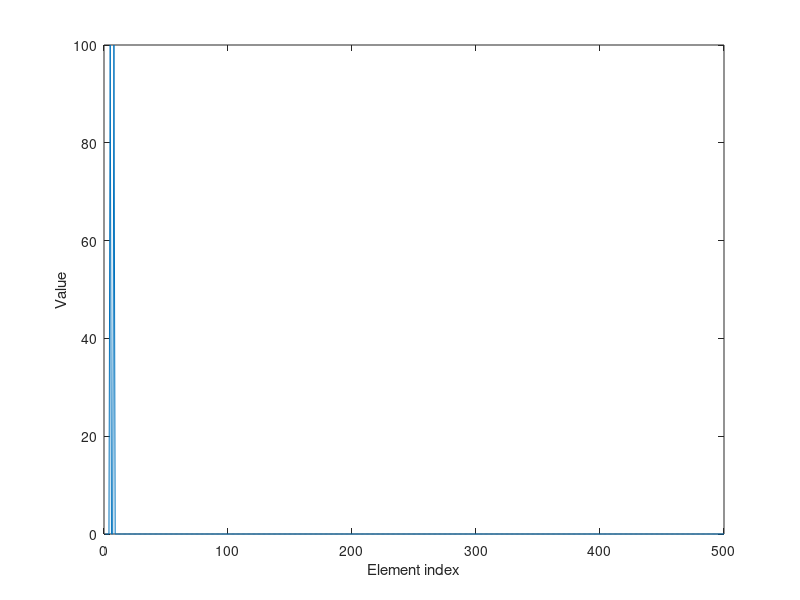

The MATLAB script that drew this image:
%%
% a simplified version of the LIF model

dt = 0.01; % Simulation time step
Duration = 200; % Simulation length
T = ceil(Duration/dt);
t = (1:T) * dt; % Simulation time points in ms

vr = 0; % in mv, resting potential
tau_m = 20; %Arbitrary
v = vr * ones(1,T); % Vector of output voltage
vth = 0.015; % Threshold Voltage
RI = 0.02; % A constant value in the diffrential equation of V
%R = 0.001; part3
%I = ones(1,T); % in uA, external stimulus (external current)
dv = 0;
flag = 0;
FR = zeros(1,250);
I_Values = 2:2:500;

%for j = 2:2:500  %part 3
%     flag2 = 1; %part 3
%    v(:) = vr; % Vector of output voltage %part 3
     for i = 1:(T-1)
        % Spike
        if (v(i) < vth)
 %      dv = (-v(i) + R*j*I(j/2)) / tau_m; % part 3
        dv = (-v(i) + RI) / tau_m;
        v(i+1) = v(i) + dv*dt;
        flag = 0;
        % Rest
        elseif (v(i) >= vth) 
            if(flag == 1)
                v(i) = 0;
            else
                dv = (-v(i) + 0.04)^(0.5);
                v(i+1) = v(i) + dv*dt;
                if(v(i) >= 0.025)
                    %0.026 is the highest voltage when spiking
                    flag = 1;
                    %FR(j/2) = FR(j/2) + 1;
                end
            end
        end
    end
%end

% part_1    
 plot(t,v);
% title('Voltage/Time');
% xlabel('Time');
% ylabel('Voltage');

% part_3
% plot(I_Values,FR);
% title('Firerate by diffrenet currents');
% xlabel('External Stimulus');
% ylabel('Firerate');
%%

% Poisson distribution - a vector of 0,1 with Poisson distribution
lambda = input('');
run_time = input('');

dt = 0.01; % Simulation time step
T = ceil(run_time/dt);
t = (1:T) * dt; % Simulation time points in ms
vector = zeros(1,T);
probabilities = poisspdf(1:T,lambda);

for i=1:T
    vector(i) = 100*binornd(1,probabilities(i));
end
plot(vector);
xlabel('Element index');
ylabel('Value');
%%

